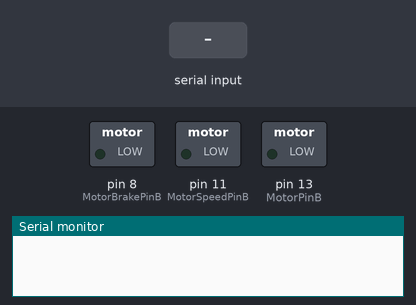
The sketch below on a simulated Arduino Uno, built with avr-gcc and run on an emulated ATmega328P. On the bench: switched loads named in the sketch (green lamp = pin HIGH), the last lines printed to the serial monitor. The test bench sets the inputs (shaded band).

Above: at 1.2 s.
1.3 s: "1\n" received over Serial
At 1.6 s:
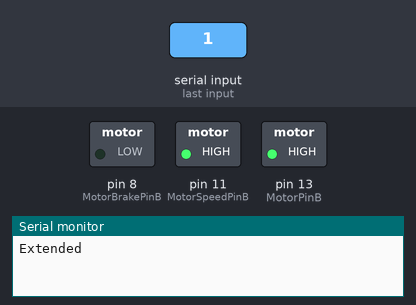
2.8 s: "2\n" received over Serial
At 4.0 s:
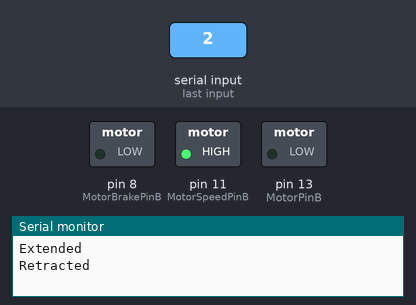
4.3 s: "3\n" received over Serial
At 5.1 s:
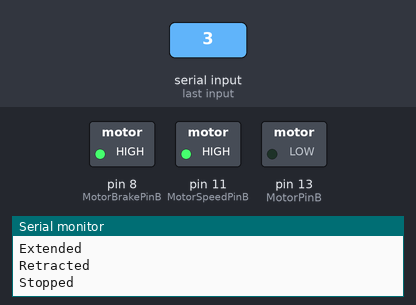
Timing chart, 0 to 7.3 s (numbered marks = the images above; inputs shaded):
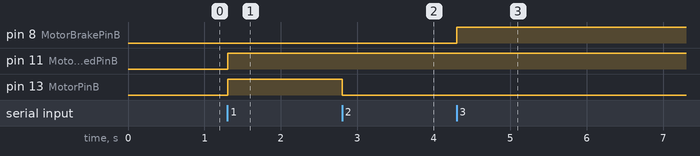

Measured:
- after the input at 1.3 s, pin 11 (MotorSpeedPinB), pin 13 (MotorPinB): LOW → HIGH at once
- after the input at 2.8 s, pin 13 (MotorPinB): HIGH → LOW at once
- after the input at 4.3 s, pin 8 (MotorBrakePinB): LOW → HIGH at once

The sketch:

RSIPRO_MountingSystem_V2.ino
```cpp
#include "Adafruit_VL53L1X.h"
#include <Wire.h>
#include <Adafruit_MPU6050.h>  // Include the Adafruit MPU6050 library

// Motor pin definitions
const int MotorPinB = 13;     // Motor B pins
const int MotorSpeedPinB = 11; // Motor B speed pin
const int MotorBrakePinB = 8;  // Motor B brake pin

const int CW = HIGH;  // Clockwise direction
const int CCW = LOW;  // Counter-clockwise direction

// Create instances of the sensors
Adafruit_VL53L1X vl53 = Adafruit_VL53L1X();  // VL53L1X sensor instance
Adafruit_MPU6050 mpu;  // MPU6050 sensor instance

// Function to initialize VL53L1X with timeout
bool initializeVL53L1X(unsigned long timeout) {
  unsigned long startMillis = millis();
  while (!vl53.begin(0x29, &Wire)) {
    if (millis() - startMillis >= timeout) {
      return false;  // Timeout reached, return failure
    }
    delay(10);  // Small delay to avoid locking the CPU
  }
  return true;  // Successfully initialized
}

// Function to initialize MPU6050 with timeout
bool initializeMPU(unsigned long timeout) {
  unsigned long startMillis = millis();
  while (!mpu.begin()) {
    if (millis() - startMillis >= timeout) {
      return false;  // Timeout reached, return failure
    }
    delay(10);  // Small delay to avoid locking the CPU
  }
  return true;  // Successfully initialized
}

void setup() {
  // Motor pin initialization
  pinMode(MotorPinB, OUTPUT);
  pinMode(MotorSpeedPinB, OUTPUT);
  pinMode(MotorBrakePinB, OUTPUT);

  Serial.begin(9600); // Initialize serial communication
  while (!Serial) delay(10);  // Wait for serial monitor

  // Initialize I2C
  Wire.begin();

  // Initialize the VL53L1X sensor with a 5-second timeout
  if (!initializeVL53L1X(5000)) {
    //Serial.println(F("Error: VL53L1X initialization timed out."));
    while (1) delay(10);  // Halt the program after timeout (or handle as needed)
  }

  // Start the ranging process for VL53L1X
  if (!vl53.startRanging()) {
    //Serial.print(F("Couldn't start ranging: "));
    //Serial.println(vl53.vl_status);
    while (1) delay(10);
  }

  // Initialize the MPU6050 sensor with a 5-second timeout
  if (!initializeMPU(5000)) {
    //Serial.println("Error: MPU6050 initialization timed out. Continuing...");
  } else {
    //Serial.println("MPU6050 sensor initialized successfully.");
  }
}

void loop() {
  if (Serial.available() > 0) {
    String input = Serial.readStringUntil('\n'); // Read the input from serial
    input.trim(); // Remove any leading/trailing whitespace

    // Depending on the input command received from Python
    if (input == "1") {
      // Command for RSI PRO Extend
      digitalWrite(MotorPinB, HIGH); // Extend Actuator
      analogWrite(MotorSpeedPinB, 255); // Set speed at maximum (255)
      digitalWrite(MotorBrakePinB, LOW); // Release brake if any
      Serial.println("Extended"); // Echo back confirmation
    } else if (input == "2") {
      // Command for RSI PRO Retract
      digitalWrite(MotorPinB, LOW); // Retract Actuator
      analogWrite(MotorSpeedPinB, 255); // Set speed at maximum (255)
      digitalWrite(MotorBrakePinB, LOW); // Release brake if any
      Serial.println("Retracted"); // Echo back confirmation
    } else if (input == "3") {
      // Command for RSI PRO Stop
      digitalWrite(MotorBrakePinB, HIGH); // Apply brake
      Serial.println("Stopped"); // Echo back confirmation
    } else if (input == "4") {
      // Command to check connection
      Serial.println("check success"); // Echo back confirmation
    } else if (input == "5") {
    // Command to get the distance to the ground
      int16_t distance = vl53.distance();
      if (distance == -1) {
          // Check if the VL53L1X is working
          Serial.println("ERROR: Couldn't get distance from VL53L1X.");
      } else {
          // Calculate the distance to the ground based on pitch and roll
        // Calculate the distance to the ground based on pitch and roll
        sensors_event_t aevent;
        mpu.getAccelerometerSensor()->getEvent(&aevent);

        // Extract the acceleration values from the event
        float ax = aevent.acceleration.x;
        float ay = aevent.acceleration.y;
        float az = aevent.acceleration.z;

        // Calculate the pitch and roll angles in degrees
        float pitch = atan2(ay, az) * 180.0 / PI;
        float roll = atan2(ax, az) * 180.0 / PI;


        // Convert pitch and roll to radians
        float pitch_rad = pitch * PI / 180.0;
        float roll_rad = roll * PI / 180.0;

        // Step 1: Adjust for pitch first (keep roll the same)
        float pitchAdjusted = pitch_rad;  // Use the raw pitch value or adjust it
        float rollAdjusted = roll_rad;    // Keep the original roll for this calculation

        // Step 2: Adjust for roll separately (keep pitch the same)
        rollAdjusted = roll_rad;  // Use the raw roll value or adjust it
        pitchAdjusted = pitch_rad; // Keep the original pitch for this calculation

        // Calculate the distance using the adjusted roll
        float distanceToGround = distance * cos(rollAdjusted) * cos(pitchAdjusted);

        // Now, you can compare both distances and observe how each angle impacts the result.
        Serial.print("Distance to Ground: ");
        Serial.println(distanceToGround);
        }
    }
    delay(100); // Delay for stability
  }
}
```
